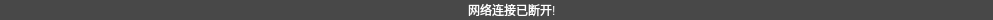
<?xml version="1.0" encoding="UTF-8"?>
<ui version="4.0">
 <class>UI_Widget_Statistics_BrokenNet_Panel</class>
 <widget class="QWidget" name="UI_Widget_Statistics_BrokenNet_Panel">
  <property name="geometry">
   <rect>
    <x>0</x>
    <y>0</y>
    <width>993</width>
    
    <height>20</height>
   </rect>
  </property>
  <property name="windowTitle">
   <string>断网提示</string>
  </property>
  <layout class="QHBoxLayout" name="horizontalLayout">
   <property name="spacing">
    <number>0</number>
   </property>
   <property name="margin" stdset="0">
    <number>0</number>
   </property>
   <item>
    <widget class="QWidget" name="widget_bg" native="true">
     <property name="styleSheet">
      <string notr="true">QWidget#widget_bg
{
	background-color: rgba(0, 0, 0, 178);
}</string>
     </property>
     <layout class="QHBoxLayout" name="horizontalLayout_2">
      <property name="spacing">
       <number>15</number>
      </property>
      <property name="leftMargin">
       <number>2</number>
      </property>
      <property name="topMargin">
       <number>0</number>
      </property>
      <property name="rightMargin">
       <number>2</number>
      </property>
      <property name="bottomMargin">
       <number>0</number>
      </property>
      <item>
       <spacer name="horizontalSpacer">
        <property name="orientation">
         <enum>Qt::Horizontal</enum>
        </property>
        <property name="sizeHint" stdset="0">
         <size>
          <width>40</width>
          <height>20</height>
         </size>
        </property>
       </spacer>
      </item>
      <item>
       <widget class="QLabel" name="label">
        <property name="minimumSize">
         <size>
          <width>16</width>
          <height>15</height>
         </size>
        </property>
        <property name="maximumSize">
         <size>
          <width>16</width>
          <height>15</height>
         </size>
        </property>
        <property name="styleSheet">
         <string notr="true">border-image: url(:/YL/Resources/YL/BottomFun/icon_brokenNet.png);</string>
        </property>
        <property name="text">
         <string/>
        </property>
       </widget>
      </item>
      <item>
       <widget class="QLabel" name="m_errorinfo">
        <property name="styleSheet">
         <string notr="true">font:12px;
color:#ffffff;</string>
        </property>
        <property name="text">
         <string>网络连接已断开!</string>
        </property>
       </widget>
      </item>
      <item>
       <spacer name="horizontalSpacer_2">
        <property name="orientation">
         <enum>Qt::Horizontal</enum>
        </property>
        <property name="sizeHint" stdset="0">
         <size>
          <width>40</width>
          <height>20</height>
         </size>
        </property>
       </spacer>
      </item>
     </layout>
    </widget>
   </item>
  </layout>
 </widget>
 <layoutdefault spacing="6" margin="11"/>
 <resources/>
 <connections/>
</ui>
